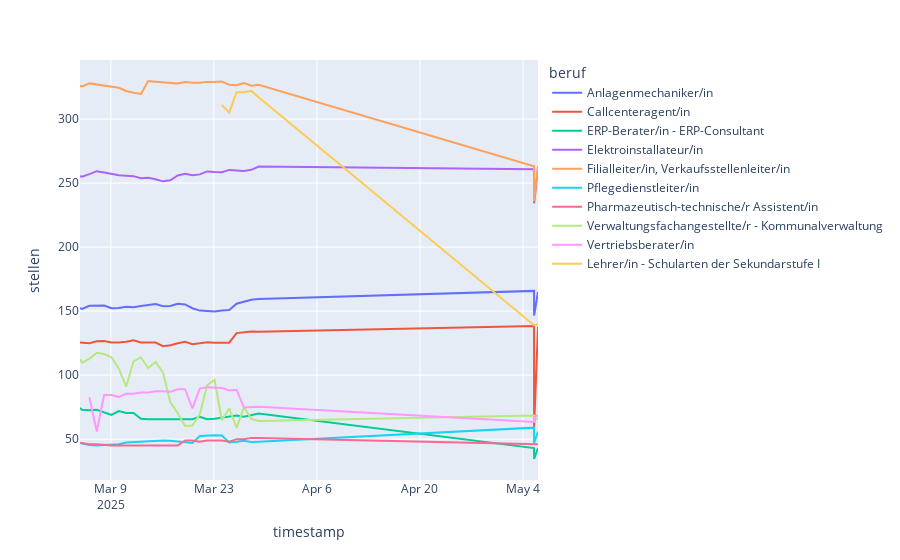

The cell this chart's notebook holds for it:
### Code cell
df_temp = df.copy().groupby(['timestamp',param_select],as_index=False)['stellen'].mean()

professions = pd.Series(df_temp[param_select].unique()).sample(10)

df_temp = df_temp[df_temp[param_select].isin(professions)]

px.line(df_temp,
        x='timestamp',
        y='stellen',
        color=param_select)
